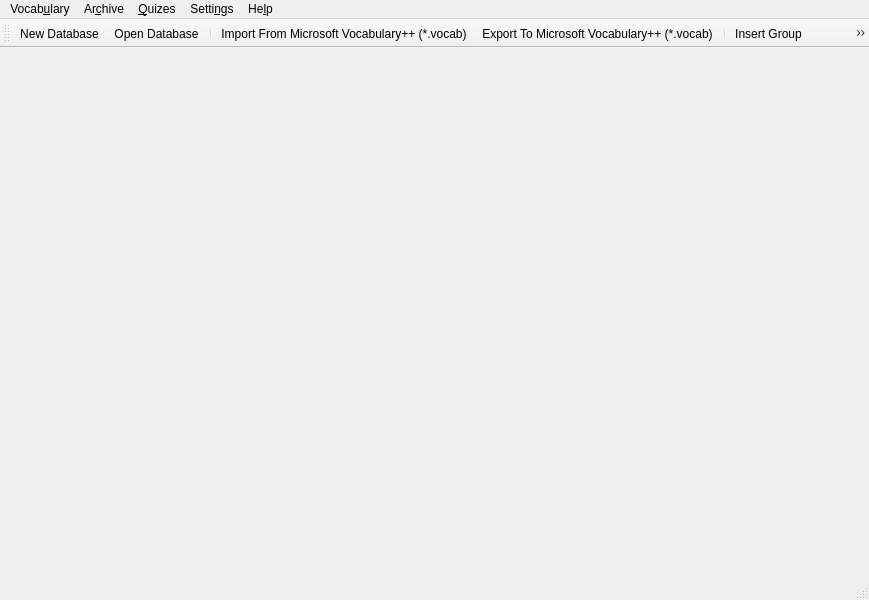
<?xml version="1.0" encoding="UTF-8"?>
<ui version="4.0">
 <class>MainWindow</class>
 <widget class="QMainWindow" name="MainWindow">
  <property name="geometry">
   <rect>
    <x>0</x>
    <y>0</y>
    <width>869</width>
    <height>600</height>
   </rect>
  </property>
  <property name="maximumSize">
   <size>
    <width>16777215</width>
    <height>16777215</height>
   </size>
  </property>
  <property name="windowTitle">
   <string>QVocabulary</string>
  </property>
  <widget class="QWidget" name="centralwidget">
   <property name="sizePolicy">
    <sizepolicy hsizetype="Maximum" vsizetype="Maximum">
     <horstretch>0</horstretch>
     <verstretch>0</verstretch>
    </sizepolicy>
   </property>
   <layout class="QVBoxLayout" name="verticalLayout">
    <item>
     <widget class="QStackedWidget" name="stackedWidget">
      <widget class="QWidget" name="pageVocabulary">
       <layout class="QVBoxLayout" name="verticalLayout_2">
        <property name="spacing">
         <number>0</number>
        </property>
        <property name="leftMargin">
         <number>0</number>
        </property>
        <property name="topMargin">
         <number>0</number>
        </property>
        <property name="rightMargin">
         <number>0</number>
        </property>
        <property name="bottomMargin">
         <number>0</number>
        </property>
        <item>
         <layout class="QVBoxLayout" name="verticalLayout_5"/>
        </item>
       </layout>
      </widget>
      <widget class="QWidget" name="pageArchive">
       <layout class="QVBoxLayout" name="verticalLayout_3">
        <property name="spacing">
         <number>0</number>
        </property>
        <property name="leftMargin">
         <number>0</number>
        </property>
        <property name="topMargin">
         <number>0</number>
        </property>
        <property name="rightMargin">
         <number>0</number>
        </property>
        <property name="bottomMargin">
         <number>0</number>
        </property>
        <item>
         <layout class="QVBoxLayout" name="verticalLayout_4"/>
        </item>
       </layout>
      </widget>
      <widget class="QWidget" name="pageCompairArchive">
       <layout class="QVBoxLayout" name="verticalLayout_8">
        <property name="spacing">
         <number>0</number>
        </property>
        <property name="leftMargin">
         <number>0</number>
        </property>
        <property name="topMargin">
         <number>0</number>
        </property>
        <property name="rightMargin">
         <number>0</number>
        </property>
        <property name="bottomMargin">
         <number>0</number>
        </property>
        <item>
         <layout class="QVBoxLayout" name="verticalLayout_7"/>
        </item>
       </layout>
      </widget>
     </widget>
    </item>
   </layout>
  </widget>
  <widget class="QMenuBar" name="menuBar">
   <property name="geometry">
    <rect>
     <x>0</x>
     <y>0</y>
     <width>869</width>
     <height>30</height>
    </rect>
   </property>
   <widget class="QMenu" name="menuDatabase">
    <property name="title">
     <string>Vocab&amp;ulary</string>
    </property>
    <widget class="QMenu" name="menu_Open_Database_Recent">
     <property name="title">
      <string>Open &amp;Database Recent</string>
     </property>
     <addaction name="actionEmpty"/>
    </widget>
    <widget class="QMenu" name="menuImport">
     <property name="title">
      <string>I&amp;mport / Export</string>
     </property>
     <addaction name="actionImportMicrosoftVocabulary"/>
     <addaction name="actionExportMicrosoftVocabulary"/>
     <addaction name="separator"/>
     <addaction name="actionImportVankoSoftQVocabulary"/>
    </widget>
    <addaction name="actionNew_DB"/>
    <addaction name="actionOpen_DB"/>
    <addaction name="menu_Open_Database_Recent"/>
    <addaction name="actionSave_As"/>
    <addaction name="separator"/>
    <addaction name="menuImport"/>
    <addaction name="separator"/>
    <addaction name="actionInsertGroup"/>
    <addaction name="actionInsertWord"/>
    <addaction name="separator"/>
    <addaction name="actionShow_Archive"/>
    <addaction name="actionShow_Vocabulary"/>
    <addaction name="separator"/>
    <addaction name="actionExit"/>
   </widget>
   <widget class="QMenu" name="menuHelp">
    <property name="title">
     <string>He&amp;lp</string>
    </property>
    <addaction name="actionHelp"/>
    <addaction name="separator"/>
    <addaction name="actionAbout"/>
    <addaction name="actionAboutQt"/>
   </widget>
   <widget class="QMenu" name="menuQuiz">
    <property name="title">
     <string>&amp;Quizes</string>
    </property>
    <addaction name="actionSimpleExam"/>
    <addaction name="separator"/>
    <addaction name="actionCompletedExams"/>
   </widget>
   <widget class="QMenu" name="menuSettings">
    <property name="title">
     <string>Setti&amp;ngs</string>
    </property>
    <widget class="QMenu" name="menuLanguages">
     <property name="title">
      <string>&amp;Languages</string>
     </property>
    </widget>
    <addaction name="menuLanguages"/>
    <addaction name="separator"/>
    <addaction name="actionPreferences"/>
   </widget>
   <widget class="QMenu" name="menuArchive">
    <property name="title">
     <string>Ar&amp;chive</string>
    </property>
    <addaction name="actionShow_Archive"/>
    <addaction name="actionAdd_to_Archive"/>
    <addaction name="separator"/>
    <addaction name="actionCompair_Vocabulary_Archive"/>
   </widget>
   <addaction name="menuDatabase"/>
   <addaction name="menuArchive"/>
   <addaction name="menuQuiz"/>
   <addaction name="menuSettings"/>
   <addaction name="menuHelp"/>
  </widget>
  <widget class="QStatusBar" name="statusbar"/>
  <widget class="QToolBar" name="toolBar">
   <property name="windowTitle">
    <string>toolBar</string>
   </property>
   <attribute name="toolBarArea">
    <enum>TopToolBarArea</enum>
   </attribute>
   <attribute name="toolBarBreak">
    <bool>false</bool>
   </attribute>
   <addaction name="actionNew_DB"/>
   <addaction name="actionOpen_DB"/>
   <addaction name="separator"/>
   <addaction name="actionImportMicrosoftVocabulary"/>
   <addaction name="actionExportMicrosoftVocabulary"/>
   <addaction name="separator"/>
   <addaction name="actionInsertGroup"/>
   <addaction name="actionInsertWord"/>
   <addaction name="separator"/>
   <addaction name="actionShow_Archive"/>
   <addaction name="actionShow_Vocabulary"/>
  </widget>
  <action name="actionOpen_DB">
   <property name="text">
    <string>&amp;Open Database</string>
   </property>
   <property name="toolTip">
    <string>Open Database</string>
   </property>
  </action>
  <action name="actionAbout">
   <property name="text">
    <string>&amp;About QVocabulary</string>
   </property>
  </action>
  <action name="actionHelp">
   <property name="text">
    <string>&amp;Help</string>
   </property>
   <property name="shortcut">
    <string>F1</string>
   </property>
  </action>
  <action name="actionInsertWord">
   <property name="text">
    <string>Insert &amp;Word</string>
   </property>
   <property name="toolTip">
    <string>Insert a Word</string>
   </property>
  </action>
  <action name="actionNew_DB">
   <property name="text">
    <string>&amp;New Database</string>
   </property>
   <property name="toolTip">
    <string>New Database</string>
   </property>
  </action>
  <action name="actionInsertGroup">
   <property name="text">
    <string>&amp;Insert Group</string>
   </property>
   <property name="toolTip">
    <string>Insert a Group</string>
   </property>
  </action>
  <action name="actionEmpty">
   <property name="text">
    <string>&amp;Empty</string>
   </property>
   <property name="visible">
    <bool>false</bool>
   </property>
  </action>
  <action name="actionImportMicrosoftVocabulary">
   <property name="text">
    <string>&amp;Import From Microsoft Vocabulary++ (*.vocab)</string>
   </property>
   <property name="toolTip">
    <string>Import From Microsoft Vocabulary++ (*.vocab)</string>
   </property>
  </action>
  <action name="actionSimple_Quiz">
   <property name="text">
    <string>Simple Quiz</string>
   </property>
  </action>
  <action name="actionSave_As">
   <property name="text">
    <string>&amp;Save As</string>
   </property>
  </action>
  <action name="actionExportMicrosoftVocabulary">
   <property name="text">
    <string>&amp;Export To Microsoft Vocabulary++ (*.vocab)</string>
   </property>
   <property name="toolTip">
    <string>Export To Microsoft Vocabulary++ (*.vocab)</string>
   </property>
  </action>
  <action name="actionExit">
   <property name="text">
    <string>&amp;Exit</string>
   </property>
  </action>
  <action name="actionAboutQt">
   <property name="text">
    <string>About &amp;QT</string>
   </property>
   <property name="toolTip">
    <string>About QT</string>
   </property>
  </action>
  <action name="actionSimpleExam">
   <property name="text">
    <string>&amp;Simple Exam</string>
   </property>
  </action>
  <action name="actionCompletedExams">
   <property name="text">
    <string>&amp;Completed Exams</string>
   </property>
  </action>
  <action name="actionPreferences">
   <property name="text">
    <string>&amp;Preferences</string>
   </property>
  </action>
  <action name="actionEnglish">
   <property name="text">
    <string>English</string>
   </property>
  </action>
  <action name="actionImportVankoSoftQVocabulary">
   <property name="text">
    <string>Import &amp;from VankoSoft QVocabulary (*.db)</string>
   </property>
  </action>
  <action name="actionShow_Archive">
   <property name="text">
    <string>S&amp;how Archive</string>
   </property>
  </action>
  <action name="actionAdd_to_Archive">
   <property name="text">
    <string>&amp;Add to Archive</string>
   </property>
  </action>
  <action name="actionShow_Vocabulary">
   <property name="text">
    <string>Show &amp;Vocabulary</string>
   </property>
  </action>
  <action name="actionCompair_Vocabulary_Archive">
   <property name="text">
    <string>&amp;Compair Vocabulary|Archive</string>
   </property>
  </action>
 </widget>
 <resources/>
 <connections/>
</ui>
